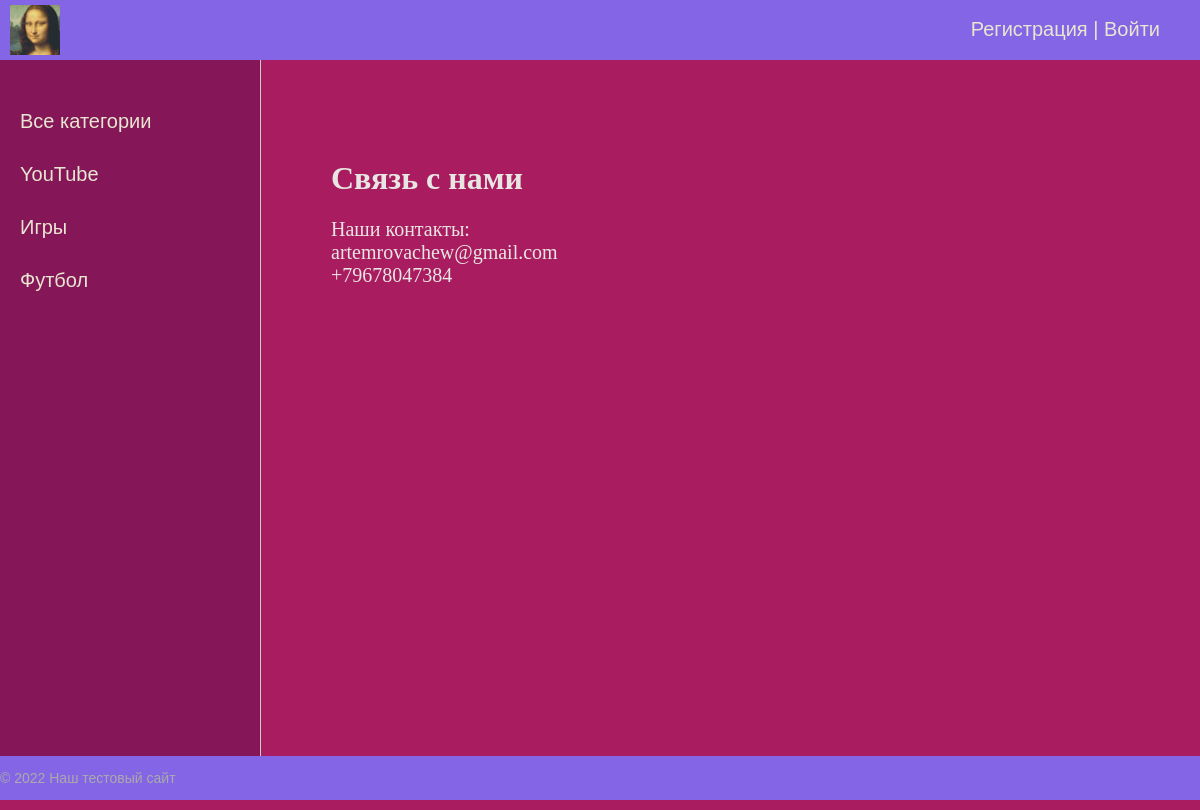
Screenshot of /blog/contact/ with the database file from the repository.
### blog/models.py (models this page shows, shortened)
class Category(models.Model):
    name = models.CharField(max_length=100, db_index=True, verbose_name='Название')
    slug = models.SlugField(max_length=255,unique=True, db_index=True, verbose_name="URL")
    def get_absolute_url(self):
        return reverse('category', kwargs={'cat_slug': self.slug})
    class Meta:
        verbose_name = 'Категория'
        verbose_name_plural = 'Категории'
        ordering = ['id']

### blog/views.py (the view)
# urls.py: path('contact/', Contact.as_view(), name='contact'),
class Contact(ListView):
    model = Post
    template_name = 'blog/contact.html'
    extra_context = {'title': 'Связь с нами'}

### blog/templatetags/blog_tags.py (called while the page is built)
@register.inclusion_tag('blog/list_categories.html')
def get_categories(sort=None, cat_selected=0):
    if not sort:
         cats = Category.objects.all()
    else:
         cats = Category.objects.order_by(sort)
    return{"cats": cats, "cat_selected": cat_selected}

### blog/templates/blog/contact.html
{% extends 'blog/base.html' %}
{% block content %}
<h1>{{title}}</h1>
<p>Наши контакты:
    <br>artemrovachew@gmail.com
    <br>+79678047384
{% endblock %}

### blog/templates/blog/list_categories.html
{% for c in cats %}
    {% if c.pk == cat_selected %}
        <li class="selcted">{{c.name}}</li>
    {% else %}
        <li><a href="{{c.get_absolute_url}}">{{c.name}}</a></li>
    {% endif %}
{% endfor %}

### blog/static/blog/css/styles.css (style rules this page uses)
html, body { background: #aa1c60; font-family: 'Arial'; margin: 0; padding: 0; height: 100%; width: 100%; color: #444; }
a { color: #0059b2; text-decoration: none; }
.left-chapters ul li { margin: 30px 0 0 0; color: #999; }
.left-chapters ul li a { color: #e8e6d1; text-decoration: none; }
.content-text h1 { font-size: 32px; }

### rows the page displays
Category: name "YouTube"
Category: name "Игры"
Category: name "Футбол"

### other values shown
{{ title }} "Связь с нами"
